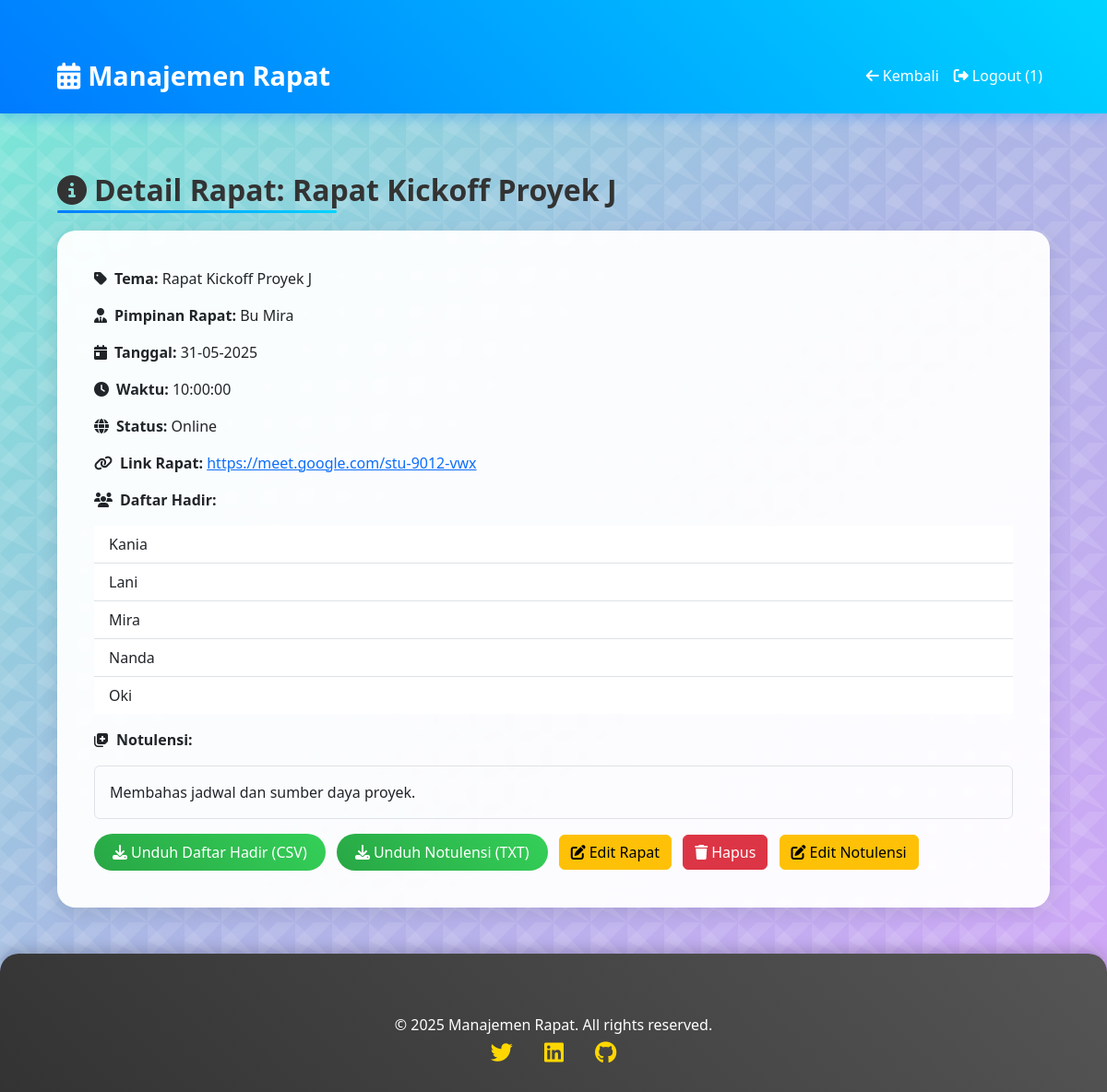
The page /view_meeting.php?id=31 (signed in) on the database its author committed.
### tables this page shows
CREATE TABLE `meetings` (
  `id` int NOT NULL,
  `theme` varchar(255) NOT NULL,
  `meeting_date` date NOT NULL,
  `meeting_time` time NOT NULL,
  `status` enum('Online','Offline') NOT NULL,
  `attendees` text NOT NULL,
  `notes` text NOT NULL,
  `meeting_link` varchar(255) DEFAULT NULL,
  `file_path` varchar(255) DEFAULT NULL,
  `leader` varchar(100) NOT NULL,
  `department` enum('IT','Marketing','HR','Keuangan','Produksi','Sales') NOT NULL,
  `created_at` timestamp NULL DEFAULT CURRENT_TIMESTAMP
);

### view_meeting.php (the view, shortened to what this page needs)
<?php
require 'config.php';
$role = mysqli_fetch_assoc(mysqli_query($conn, "SELECT role FROM users WHERE id = " . $_SESSION['user_id']))['role'];
$id = intval($_GET['id']);
$query = "SELECT * FROM meetings WHERE id = $id";
$result = mysqli_query($conn, $query);
$meeting = mysqli_fetch_assoc($result);
?>
<!DOCTYPE html>
<html lang="id">
<head>
    <link href="https://cdn.jsdelivr.net/npm/bootstrap@5.3.0/dist/css/bootstrap.min.css" rel="stylesheet">
    <link rel="stylesheet" href="https://cdnjs.cloudflare.com/ajax/libs/font-awesome/6.4.0/css/all.min.css">
    <link rel="stylesheet" href="styles.css">
</head>
<body>
    <nav class="navbar navbar-expand-lg navbar-dark">
        <div class="container">
            <a class="navbar-brand" href="index.php"><i class="fas fa-calendar-alt me-2"></i>Manajemen Rapat</a>
            <div class="collapse navbar-collapse" id="navbarNav">
                <div class="navbar-nav ms-auto">
                    <a class="nav-link" href="index.php"><i class="fas fa-arrow-left me-1"></i>Kembali</a>
                    <a class="nav-link" href="logout.php"><i class="fas fa-sign-out-alt me-1"></i>Logout (<?php echo htmlspecialchars($_SESSION['user_id']); ?>)</a>
                </div>
            </div>
        </div>
    </nav>
    <div class="container">
        <h2 class="my-4"><i class="fas fa-info-circle me-2"></i>Detail Rapat: <?php echo htmlspecialchars($meeting['theme']); ?></h2>
        <div class="card p-4">
            <div class="card-body">
                <p><strong><i class="fas fa-tag me-2"></i>Tema:</strong> <?php echo htmlspecialchars($meeting['theme']); ?></p>
                <p><strong><i class="fas fa-user-tie me-2"></i>Pimpinan Rapat:</strong> <?php echo htmlspecialchars($meeting['leader']); ?></p>
                <p><strong><i class="fas fa-calendar-day me-2"></i>Tanggal:</strong> <?php echo date('d-m-Y', strtotime($meeting['meeting_date'])); ?></p>
                <p><strong><i class="fas fa-clock me-2"></i>Waktu:</strong> <?php echo htmlspecialchars($meeting['meeting_time']); ?></p>
                <p><strong><i class="fas fa-globe me-2"></i>Status:</strong> <?php echo htmlspecialchars($meeting['status']); ?></p>
                <?php if ($meeting['meeting_link']) echo "<p><strong><i class='fas fa-link me-2'></i>Link Rapat:</strong> <a href='" . htmlspecialchars($meeting['meeting_link']) . "' target='_blank'>" . htmlspecialchars($meeting['meeting_link']) . "</a></p>"; ?>
                <p><strong><i class="fas fa-users me-2"></i>Daftar Hadir:</strong></p>
                <ul class="list-group list-group-flush mb-3">
                    <?php
                    $attendees = explode(',', $meeting['attendees']);
                    foreach ($attendees as $attendee) {
                        echo "<li class='list-group-item'>" . htmlspecialchars(trim($attendee)) . "</li>";
                    }
                    ?>
                </ul>
                <p><strong><i class="fas fa-notes-medical me-2"></i>Notulensi:</strong></p>
                <p class="border p-3 rounded"><?php echo nl2br(htmlspecialchars($meeting['notes'])); ?></p>
                <div class="mt-3">
                    <a href="view_meeting.php?id=<?php echo $id; ?>&download=1" class="btn btn-success me-2"><i class="fas fa-download me-1"></i>Unduh Daftar Hadir (CSV)</a>
                    <a href="view_meeting.php?id=<?php echo $id; ?>&download_notes=1" class="btn btn-success me-2"><i class="fas fa-download me-1"></i>Unduh Notulensi (TXT)</a>
                    <?php if ($role == 'Admin'): ?>
                        <button type="button" class="btn btn-warning me-2" data-bs-toggle="modal" data-bs-target="#editModal"><i class="fas fa-edit me-1"></i>Edit Rapat</button>
                        <a href="view_meeting.php?id=<?php echo $id; ?>&delete=1" class="btn btn-danger me-2" onclick="return confirm('Yakin ingin menghapus rapat ini?')"><i class="fas fa-trash me-1"></i>Hapus</a>
                    <?php endif; ?>
                    <button type="button" class="btn btn-warning me-2" data-bs-toggle="modal" data-bs-target="#editNotesModal"><i class="fas fa-edit me-1"></i>Edit Notulensi</button>
                </div>
            </div>
        </div>
    </div>
    <footer class="footer">
        <div class="container">
            <p>© 2025 Manajemen Rapat. All rights reserved.</p>
            <div>
                <a href="#"><i class="fab fa-twitter"></i></a>
                <a href="#"><i class="fab fa-linkedin"></i></a>
                <a href="#"><i class="fab fa-github"></i></a>
            </div>
        </div>
    </footer>
</body>
</html>

### styles.css (style rules this page uses)
body { background: linear-gradient(135deg, #74ebd5, #acb6e5, #d4a5f9); font-family: "Segoe UI", Tahoma, Geneva, Verdana, sans-serif; color: #333; min-height: 100vh; position: relative; overflow-x: hidden; }
body::before { content: ""; position: absolute; top: 0; left: 0; width: 100%; height: 100%; z-index: -1; }
.navbar { background: linear-gradient(45deg, #007bff, #00d4ff); box-shadow: 0 4px 15px rgba(0, 123, 255, 0.3); padding: 15px 0; transition: all 0.3s ease; }
.navbar-brand { font-weight: bold; font-size: 1.8rem; color: #fff !important; }
.navbar-nav .nav-link { color: white !important; font-weight: 500; transition: all 0.3s ease; padding: 10px 15px; }
.container { max-width: 1100px; margin-top: 40px; animation: fadeIn 1s ease-in; }
h2 { font-weight: 600; color: #333; position: relative; display: inline-block; }
h2::after { content: ""; position: absolute; bottom: -5px; left: 0; width: 50%; height: 3px; background: linear-gradient(45deg, #007bff, #00d4ff); border-radius: 3px; }
.card { border: none; border-radius: 20px; box-shadow: 0 6px 20px rgba(0, 0, 0, 0.1); transition: all 0.3s ease; background: rgba(255, 255, 255, 0.95); backdrop-filter: blur(5px); }
.btn-success { background: linear-gradient(45deg, #28a745, #34d058); border: none; border-radius: 20px; padding: 8px 20px; color: white; transition: all 0.3s ease; }
.footer { background: linear-gradient(45deg, #333, #555); color: white; padding: 25px 0; margin-top: 50px; text-align: center; border-top-left-radius: 20px; border-top-right-radius: 20px; box-shadow: 0 -4px 15px rgba(0, 0, 0, 0.2); }
.footer p { margin: 0; font-size: 1rem; }
.footer a { color: #ffd700; text-decoration: none; margin: 0 15px; font-size: 1.5rem; transition: all 0.3s ease; }

### rows shown on the page
meetings: theme "Rapat Kickoff Proyek J", leader "Bu Mira", meeting_date "31-05-2025", meeting_time "10:00:00", status "Online", meeting_link "https://meet.google.com/stu-9012-vwx", attendees "Kania", attendees "Lani", attendees "Mira", attendees "Nanda", attendees "Oki", notes "Membahas jadwal dan sumber daya proyek."

### other values the page prints
$_SESSION['user_id'] "1"
